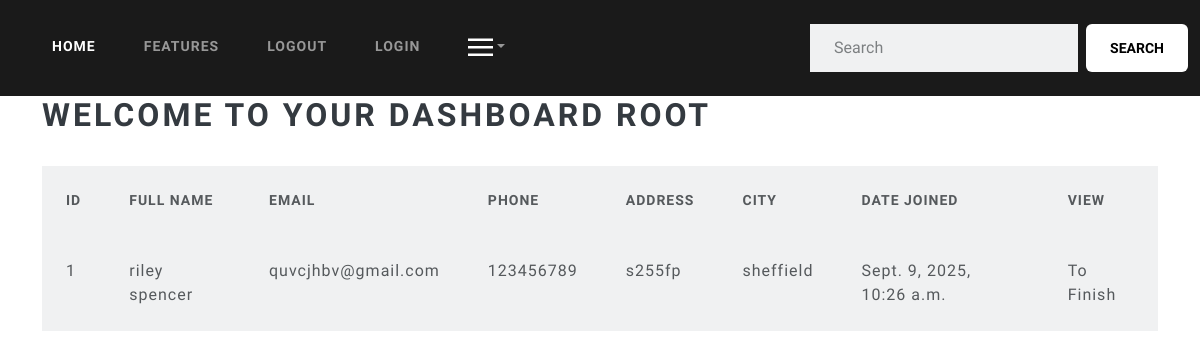
Page /dashboard (signed in) on the earlier database version.
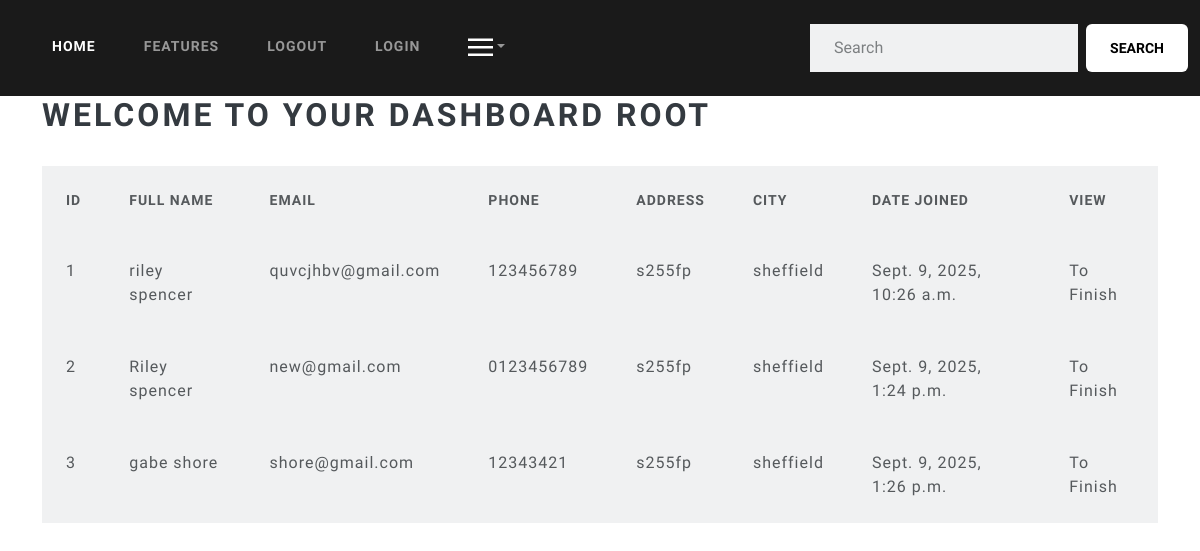
Same page on the later database version.
### website/models.py (models this page shows, shortened)
class Record(models.Model):
    first_name = models.CharField(max_length=50)
    last_name = models.CharField(max_length=100)
    email = models.CharField(max_length=255)
    phone = models.CharField(max_length=10)
    address = models.CharField(max_length=200)
    city = models.CharField(max_length=200)
    creation_data = models.DateTimeField(auto_now_add=True)

### website/views.py (the view)
# urls.py: path('dashboard', views.dashboard, name="dashboard"),
@login_required(login_url="login")
def dashboard(request):
    my_records = Record.objects.all()
    context = {'Records':my_records}
    return render(request, 'pages/dashboard.html', context=context)

### website/templates/pages/dashboard.html (shortened to what this page needs)
{% extends 'pages/base.html' %}
{% block content %}
<h1 class="text-dark">Welcome to your dashboard {{user}}</h1>
<table class="table table-light table-hover table_bordered">
  <thead>
    <tr>
      <th scope="col">ID</th>
      <th scope="col">Full Name</th>
      <th scope="col">Email</th>
      <th scope="col">Phone</th>
      <th scope="col">Address</th>
      <th scope="col">City</th>
      <th scope="col">Date Joined</th>
      <th scope="col">View</th>
    </tr>
  </thead>
{% if Records %}
    {% for Record in Records %}
        <tr>
            <td>{{Record.id}}</td>
            <td>{{Record.first_name}} {{Record.last_name}}</td>
            <td>{{Record.email}}</td>
            <td>{{Record.phone}}</td>
            <td>{{Record.address}}</td>
            <td>{{Record.city}}</td>
            <td>{{Record.creation_data}}</td>
            <td>To Finish</td>
        </tr>
    {% endfor %}
{% endif %}
{% endblock %}

### website/templates/pages/base.html (shortened to what this page needs)
{% load static %}
<!DOCTYPE html>
<html lang="en">
<head>
    <link rel="stylesheet" href="{% static 'css/bootstrap5.css' %}">
    <link rel="stylesheet" href="{% static 'css/bootstrap.min.css' %}">
    <link rel="stylesheet" href="{% static 'css/style.css' %}">
</head>
<body>
    {% include 'components/navbar.html' %}
    <div class="container">
        {% block content %}
        {% endblock %}
    </div>
</body>
</html>

### website/templates/components/navbar.html (shortened to what this page needs)
{% block content %}
<nav class="navbar navbar-expand-lg bg-primary" data-bs-theme="dark">
  <div class="container-fluid">
    <div class="collapse navbar-collapse" id="navbarColor01">
      <ul class="navbar-nav me-auto">
        <li class="nav-item">
          <a class="nav-link active" href="#">Home
          </a>
        </li>
        <li class="nav-item">
          <a class="nav-link" href="#">Features</a>
        </li>
        <li class="nav-item">
          <a class="nav-link" href="{% url 'logout' %}">Logout</a>
        </li>
        <li class="nav-item">
          <a class="nav-link" href="{% url 'login' %}">Login</a>
        </li>
        <li class="nav-item dropdown">
          <a class="nav-link dropdown-toggle" data-bs-toggle="dropdown" href="#" role="button" aria-haspopup="true" aria-expanded="false"><svg viewBox="0 0 100 80" width="25" height="25">
  <rect width="100" height="10"></rect>
  <rect y="30" width="100" height="10"></rect>
  <rect y="60" width="100" height="10"></rect>
</svg></a>
        </li>
      </ul>
      <form class="d-flex">
        <input class="form-control me-sm-2" type="search" placeholder="Search">
        <button class="btn btn-secondary my-2 my-sm-0" type="submit">Search</button>
      </form>
    </div>
  </div>
</nav>
{% endblock %}

### static/css/style.css (style rules this page uses)
svg { fill: white; }

Differences in the rows shown:
added Record: id "2", first_name "Riley", last_name "spencer", email "new@gmail.com", phone "0123456789", address "s255fp", city "sheffield", creation_data "Sept. 9, 2025, 1:24 p.m."
added Record: id "3", first_name "gabe", last_name "shore", email "shore@gmail.com", phone "12343421", address "s255fp", city "sheffield", creation_data "Sept. 9, 2025, 1:26 p.m."
